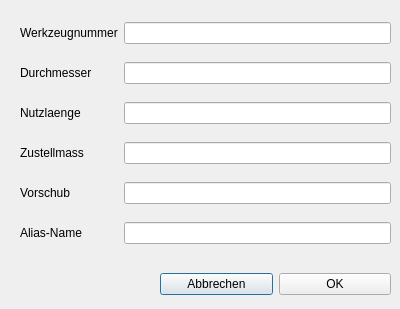
<?xml version="1.0" encoding="UTF-8"?>
<ui version="4.0">
 <class>Dialog_fraeser</class>
 <widget class="QDialog" name="Dialog_fraeser">
  <property name="geometry">
   <rect>
    <x>0</x>
    <y>0</y>
    <width>400</width>
    <height>309</height>
   </rect>
  </property>
  <property name="windowTitle">
   <string>Fraeser</string>
  </property>
  <widget class="QWidget" name="layoutWidget">
   <property name="geometry">
    <rect>
     <x>160</x>
     <y>270</y>
     <width>231</width>
     <height>29</height>
    </rect>
   </property>
   <layout class="QHBoxLayout" name="horizontalLayout">
    <item>
     <widget class="QPushButton" name="pushButton_abbrechen">
      <property name="text">
       <string>Abbrechen</string>
      </property>
     </widget>
    </item>
    <item>
     <widget class="QPushButton" name="pushButton_ok">
      <property name="text">
       <string>OK</string>
      </property>
     </widget>
    </item>
   </layout>
  </widget>
  <widget class="QWidget" name="layoutWidget">
   <property name="geometry">
    <rect>
     <x>20</x>
     <y>10</y>
     <width>371</width>
     <height>251</height>
    </rect>
   </property>
   <layout class="QGridLayout" name="gridLayout">
    <item row="3" column="0">
     <widget class="QLabel" name="label_zustm">
      <property name="text">
       <string>Zustellmass</string>
      </property>
     </widget>
    </item>
    <item row="1" column="0">
     <widget class="QLabel" name="label_dm">
      <property name="text">
       <string>Durchmesser</string>
      </property>
     </widget>
    </item>
    <item row="1" column="1">
     <widget class="QLineEdit" name="lineEdit_dm"/>
    </item>
    <item row="2" column="0">
     <widget class="QLabel" name="label_nutzl">
      <property name="text">
       <string>Nutzlaenge</string>
      </property>
     </widget>
    </item>
    <item row="3" column="1">
     <widget class="QLineEdit" name="lineEdit_zustm"/>
    </item>
    <item row="0" column="1">
     <widget class="QLineEdit" name="lineEdit_nr"/>
    </item>
    <item row="4" column="1">
     <widget class="QLineEdit" name="lineEdit_voers"/>
    </item>
    <item row="4" column="0">
     <widget class="QLabel" name="label_vors">
      <property name="text">
       <string>Vorschub</string>
      </property>
     </widget>
    </item>
    <item row="2" column="1">
     <widget class="QLineEdit" name="lineEdit_nutzl"/>
    </item>
    <item row="0" column="0">
     <widget class="QLabel" name="label_nr">
      <property name="text">
       <string>Werkzeugnummer</string>
      </property>
     </widget>
    </item>
    <item row="5" column="0">
     <widget class="QLabel" name="label_alias">
      <property name="text">
       <string>Alias-Name</string>
      </property>
     </widget>
    </item>
    <item row="5" column="1">
     <widget class="QLineEdit" name="lineEdit_alias"/>
    </item>
   </layout>
  </widget>
 </widget>
 <tabstops>
  <tabstop>pushButton_ok</tabstop>
  <tabstop>lineEdit_nr</tabstop>
  <tabstop>lineEdit_dm</tabstop>
  <tabstop>lineEdit_nutzl</tabstop>
  <tabstop>lineEdit_zustm</tabstop>
  <tabstop>lineEdit_voers</tabstop>
  <tabstop>pushButton_abbrechen</tabstop>
 </tabstops>
 <resources/>
 <connections/>
</ui>
